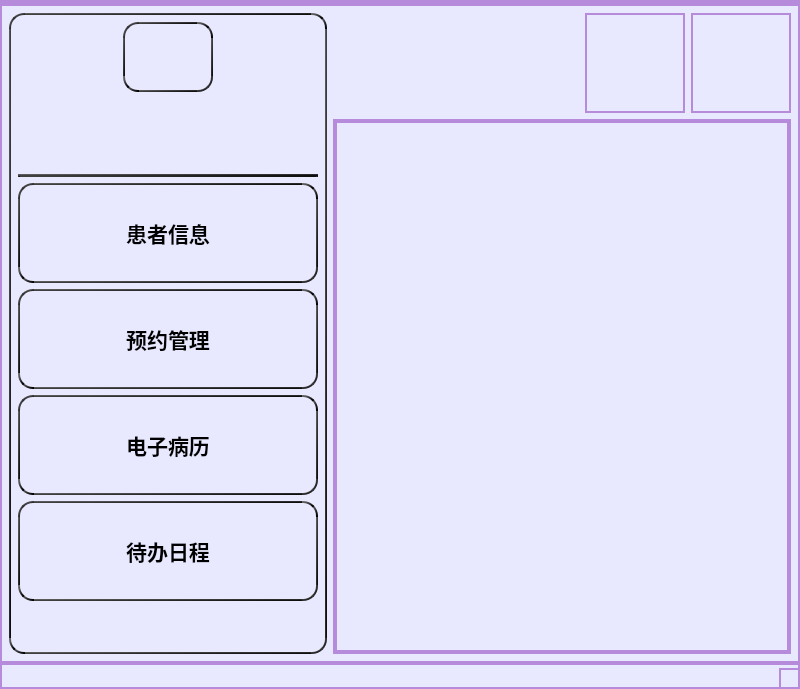
<?xml version="1.0" encoding="UTF-8"?>
<ui version="4.0">
 <class>AdminMainWindow</class>
 <widget class="QMainWindow" name="AdminMainWindow">
  <property name="geometry">
   <rect>
    <x>0</x>
    <y>0</y>
    <width>800</width>
    <height>689</height>
   </rect>
  </property>
  <property name="windowTitle">
   <string>MainWindow</string>
  </property>
  <property name="styleSheet">
   <string notr="true">background-color: #E8E8FF; /* Almost White Lavender */
border: 2px solid #B68BDB; /* Light Medium Purple */
</string>
  </property>
  <widget class="QWidget" name="centralwidget">
   <property name="styleSheet">
    <string notr="true"/>
   </property>
   <layout class="QGridLayout" name="gridLayout">
    <item row="0" column="0">
     <layout class="QHBoxLayout" name="horizontalLayout_4">
      <item>
       <widget class="QWidget" name="widget" native="true">
        <property name="styleSheet">
         <string notr="true">border: 2px solid qlineargradient(x1: 0, y1: 0, x2: 1, y2: 1,stop: 0 #696969, stop: 1 #000000);
border-radius: 15px;
padding: 10px;</string>
        </property>
        <layout class="QVBoxLayout" name="verticalLayout_5">
         <item>
          <layout class="QVBoxLayout" name="verticalLayout_3">
           <item>
            <layout class="QHBoxLayout" name="horizontalLayout_2">
             <item>
              <spacer name="horizontalSpacer_2">
               <property name="orientation">
                <enum>Qt::Horizontal</enum>
               </property>
               <property name="sizeType">
                <enum>QSizePolicy::Maximum</enum>
               </property>
               <property name="sizeHint" stdset="0">
                <size>
                 <width>40</width>
                 <height>20</height>
                </size>
               </property>
              </spacer>
             </item>
             <item>
              <widget class="QLabel" name="userIconLabel">
               <property name="minimumSize">
                <size>
                 <width>90</width>
                 <height>70</height>
                </size>
               </property>
               <property name="maximumSize">
                <size>
                 <width>90</width>
                 <height>70</height>
                </size>
               </property>
               <property name="text">
                <string/>
               </property>
               <property name="textFormat">
                <enum>Qt::AutoText</enum>
               </property>
               <property name="pixmap">
                <pixmap resource="../Resource/icom.qrc">:/defaultAvatar.png</pixmap>
               </property>
               <property name="scaledContents">
                <bool>true</bool>
               </property>
               <property name="alignment">
                <set>Qt::AlignCenter</set>
               </property>
               <property name="margin">
                <number>0</number>
               </property>
               <property name="indent">
                <number>-2</number>
               </property>
              </widget>
             </item>
             <item>
              <spacer name="horizontalSpacer_3">
               <property name="orientation">
                <enum>Qt::Horizontal</enum>
               </property>
               <property name="sizeType">
                <enum>QSizePolicy::Maximum</enum>
               </property>
               <property name="sizeHint" stdset="0">
                <size>
                 <width>40</width>
                 <height>20</height>
                </size>
               </property>
              </spacer>
             </item>
            </layout>
           </item>
           <item>
            <layout class="QHBoxLayout" name="horizontalLayout_3">
             <item>
              <spacer name="horizontalSpacer_4">
               <property name="orientation">
                <enum>Qt::Horizontal</enum>
               </property>
               <property name="sizeType">
                <enum>QSizePolicy::Maximum</enum>
               </property>
               <property name="sizeHint" stdset="0">
                <size>
                 <width>40</width>
                 <height>20</height>
                </size>
               </property>
              </spacer>
             </item>
             <item>
              <widget class="QLabel" name="usernameLabel">
               <property name="minimumSize">
                <size>
                 <width>150</width>
                 <height>70</height>
                </size>
               </property>
               <property name="maximumSize">
                <size>
                 <width>150</width>
                 <height>70</height>
                </size>
               </property>
               <property name="font">
                <font>
                 <family>Agency FB</family>
                 <pointsize>12</pointsize>
                </font>
               </property>
               <property name="styleSheet">
                <string notr="true">background-color: transparent;
border: none;</string>
               </property>
               <property name="text">
                <string/>
               </property>
              </widget>
             </item>
             <item>
              <spacer name="horizontalSpacer_5">
               <property name="orientation">
                <enum>Qt::Horizontal</enum>
               </property>
               <property name="sizeType">
                <enum>QSizePolicy::Maximum</enum>
               </property>
               <property name="sizeHint" stdset="0">
                <size>
                 <width>40</width>
                 <height>20</height>
                </size>
               </property>
              </spacer>
             </item>
            </layout>
           </item>
          </layout>
         </item>
         <item>
          <widget class="QFrame" name="frame">
           <property name="frameShape">
            <enum>QFrame::HLine</enum>
           </property>
           <property name="frameShadow">
            <enum>QFrame::Plain</enum>
           </property>
           <property name="lineWidth">
            <number>20</number>
           </property>
          </widget>
         </item>
         <item>
          <layout class="QVBoxLayout" name="verticalLayout_2">
           <item>
            <widget class="QPushButton" name="scheduleCheckupButton">
             <property name="minimumSize">
              <size>
               <width>300</width>
               <height>100</height>
              </size>
             </property>
             <property name="maximumSize">
              <size>
               <width>300</width>
               <height>100</height>
              </size>
             </property>
             <property name="font">
              <font>
               <family>Agency FB</family>
               <pointsize>16</pointsize>
               <weight>75</weight>
               <bold>true</bold>
              </font>
             </property>
             <property name="styleSheet">
              <string notr="true">QPushButton:hover {
 background-color: qlineargradient(x1: 0, y1: 0, x2: 1, y2: 1, 
 stop: 0 #A4D0E1, stop: 1 #B0E0E6);
  box-shadow: 0px 6px 15px rgba(0, 0, 0, 0.3); 
    }
    QPushButton:pressed {
    background-color: qlineargradient(x1: 0, y1: 0, x2: 1, y2: 1, 
 stop: 0 #A4D0E1, stop: 1 #B0E0E6);
  box-shadow: 0px 6px 15px rgba(0, 0, 0, 0.3); 
    }
</string>
             </property>
             <property name="text">
              <string>患者信息</string>
             </property>
             <property name="icon">
              <iconset resource="../Resource/icom.qrc">
               <normaloff>:/scheduleCheckup.png</normaloff>:/scheduleCheckup.png</iconset>
             </property>
             <property name="iconSize">
              <size>
               <width>50</width>
               <height>50</height>
              </size>
             </property>
            </widget>
           </item>
           <item>
            <widget class="QPushButton" name="healthCheckRecordButton">
             <property name="minimumSize">
              <size>
               <width>300</width>
               <height>100</height>
              </size>
             </property>
             <property name="maximumSize">
              <size>
               <width>300</width>
               <height>100</height>
              </size>
             </property>
             <property name="font">
              <font>
               <family>Agency FB</family>
               <pointsize>16</pointsize>
               <weight>75</weight>
               <bold>true</bold>
              </font>
             </property>
             <property name="styleSheet">
              <string notr="true">QPushButton:hover {
 background-color: qlineargradient(x1: 0, y1: 0, x2: 1, y2: 1, 
 stop: 0 #A4D0E1, stop: 1 #B0E0E6);
  box-shadow: 0px 6px 15px rgba(0, 0, 0, 0.3); 
    }
    QPushButton:pressed {
    background-color: qlineargradient(x1: 0, y1: 0, x2: 1, y2: 1, 
 stop: 0 #A4D0E1, stop: 1 #B0E0E6);
  box-shadow: 0px 6px 15px rgba(0, 0, 0, 0.3); 
    }
</string>
             </property>
             <property name="text">
              <string>预约管理</string>
             </property>
             <property name="icon">
              <iconset resource="../Resource/icom.qrc">
               <normaloff>:/healthCheckRecord.png</normaloff>:/healthCheckRecord.png</iconset>
             </property>
             <property name="iconSize">
              <size>
               <width>50</width>
               <height>50</height>
              </size>
             </property>
            </widget>
           </item>
           <item>
            <widget class="QPushButton" name="checkupReportButton">
             <property name="minimumSize">
              <size>
               <width>300</width>
               <height>100</height>
              </size>
             </property>
             <property name="maximumSize">
              <size>
               <width>300</width>
               <height>100</height>
              </size>
             </property>
             <property name="font">
              <font>
               <family>Agency FB</family>
               <pointsize>16</pointsize>
               <weight>75</weight>
               <bold>true</bold>
              </font>
             </property>
             <property name="styleSheet">
              <string notr="true">QPushButton:hover {
 background-color: qlineargradient(x1: 0, y1: 0, x2: 1, y2: 1, 
 stop: 0 #A4D0E1, stop: 1 #B0E0E6);
  box-shadow: 0px 6px 15px rgba(0, 0, 0, 0.3); 
    }
    QPushButton:pressed {
    background-color: qlineargradient(x1: 0, y1: 0, x2: 1, y2: 1, 
 stop: 0 #A4D0E1, stop: 1 #B0E0E6);
  box-shadow: 0px 6px 15px rgba(0, 0, 0, 0.3); 
    }
</string>
             </property>
             <property name="text">
              <string>电子病历</string>
             </property>
             <property name="icon">
              <iconset resource="../Resource/icom.qrc">
               <normaloff>:/checkupReport.png</normaloff>:/checkupReport.png</iconset>
             </property>
             <property name="iconSize">
              <size>
               <width>50</width>
               <height>50</height>
              </size>
             </property>
            </widget>
           </item>
           <item>
            <widget class="QPushButton" name="personalInfoButton">
             <property name="minimumSize">
              <size>
               <width>300</width>
               <height>100</height>
              </size>
             </property>
             <property name="maximumSize">
              <size>
               <width>300</width>
               <height>100</height>
              </size>
             </property>
             <property name="font">
              <font>
               <family>Agency FB</family>
               <pointsize>16</pointsize>
               <weight>75</weight>
               <bold>true</bold>
              </font>
             </property>
             <property name="text">
              <string>待办日程</string>
             </property>
             <property name="icon">
              <iconset resource="../Resource/icom.qrc">
               <normaloff>:/personalInfo.png</normaloff>:/personalInfo.png</iconset>
             </property>
             <property name="iconSize">
              <size>
               <width>50</width>
               <height>50</height>
              </size>
             </property>
            </widget>
           </item>
           <item>
            <spacer name="verticalSpacer">
             <property name="orientation">
              <enum>Qt::Vertical</enum>
             </property>
             <property name="sizeHint" stdset="0">
              <size>
               <width>20</width>
               <height>40</height>
              </size>
             </property>
            </spacer>
           </item>
          </layout>
         </item>
        </layout>
       </widget>
      </item>
      <item>
       <layout class="QVBoxLayout" name="verticalLayout_4">
        <item>
         <layout class="QVBoxLayout" name="verticalLayout">
          <item>
           <layout class="QHBoxLayout" name="horizontalLayout">
            <item>
             <spacer name="horizontalSpacer">
              <property name="orientation">
               <enum>Qt::Horizontal</enum>
              </property>
              <property name="sizeHint" stdset="0">
               <size>
                <width>40</width>
                <height>20</height>
               </size>
              </property>
             </spacer>
            </item>
            <item>
             <widget class="QPushButton" name="noticeButton">
              <property name="minimumSize">
               <size>
                <width>100</width>
                <height>100</height>
               </size>
              </property>
              <property name="maximumSize">
               <size>
                <width>100</width>
                <height>100</height>
               </size>
              </property>
              <property name="text">
               <string/>
              </property>
              <property name="icon">
               <iconset resource="../Resource/icom.qrc">
                <normaloff>:/notice-No.png</normaloff>:/notice-No.png</iconset>
              </property>
              <property name="iconSize">
               <size>
                <width>50</width>
                <height>50</height>
               </size>
              </property>
             </widget>
            </item>
            <item>
             <widget class="QPushButton" name="exitButton">
              <property name="minimumSize">
               <size>
                <width>100</width>
                <height>100</height>
               </size>
              </property>
              <property name="maximumSize">
               <size>
                <width>100</width>
                <height>100</height>
               </size>
              </property>
              <property name="text">
               <string/>
              </property>
              <property name="icon">
               <iconset resource="../Resource/icom.qrc">
                <normaloff>:/exit.png</normaloff>:/exit.png</iconset>
              </property>
              <property name="iconSize">
               <size>
                <width>50</width>
                <height>50</height>
               </size>
              </property>
             </widget>
            </item>
           </layout>
          </item>
         </layout>
        </item>
        <item>
         <widget class="QStackedWidget" name="stackedWidget">
          <property name="sizePolicy">
           <sizepolicy hsizetype="Expanding" vsizetype="Expanding">
            <horstretch>0</horstretch>
            <verstretch>0</verstretch>
           </sizepolicy>
          </property>
          <property name="minimumSize">
           <size>
            <width>2</width>
            <height>0</height>
           </size>
          </property>
          <property name="styleSheet">
           <string notr="true"/>
          </property>
          <widget class="QWidget" name="page_3"/>
          <widget class="QWidget" name="page_4"/>
         </widget>
        </item>
       </layout>
      </item>
     </layout>
    </item>
   </layout>
  </widget>
  <widget class="QMenuBar" name="menubar">
   <property name="geometry">
    <rect>
     <x>0</x>
     <y>0</y>
     <width>800</width>
     <height>25</height>
    </rect>
   </property>
  </widget>
  <widget class="QStatusBar" name="statusbar"/>
 </widget>
 <resources>
  <include location="../Resource/icom.qrc"/>
 </resources>
 <connections/>
</ui>
